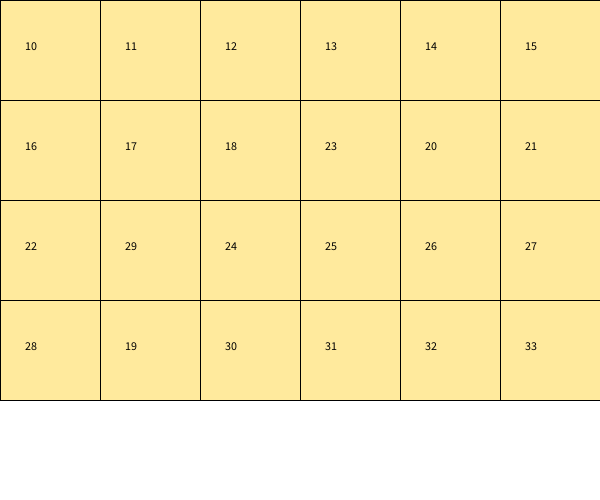
Frame 1 (no input)
Frame 60 (the mouse pressed at the canvas centre just before this capture): identical to frame 1, image omitted
Frame 120 (the mouse held since frame 60 and released just before this capture): identical to frame 1, image omitted

The Processing sketch that drew this single still picture (run headless with seeded random() and noise(); from frame 60 on, the mouse is pressed at the canvas centre):

// Processing sketch: week11_3_random_seat_array_value_swap
// ── week11_3_random_seat_array_value_swap.pde
void setup()
{
  size(600, 500);  
  for (int i=0; i<4; i++){
    for (int j=0; j<6; j++){
      value[i][j] = i*6+j+10; // 從10開始, 數字不重複
    }
  }
  for (int k=0; k<2; k++){
    int i = int(random(4)), j = int(random(6));
    int i2 = int(random(4)), j2 = int(random(6));
    int tmp = value[i][j];
    value[i][j] = value[i2][j2];
    value[i2][j2] = tmp;
  }
}
int [][]value = new int[4][6];
void draw()
{
  background(255);
  for (int i=0; i<4; i++){
    for (int j=0; j<6; j++){
      fill(#FFEA9D); rect(j*100, i*100, 100, 100);
      fill(0); text(value[i][j], j*100+25, i*100+50);
    }
  }
}
